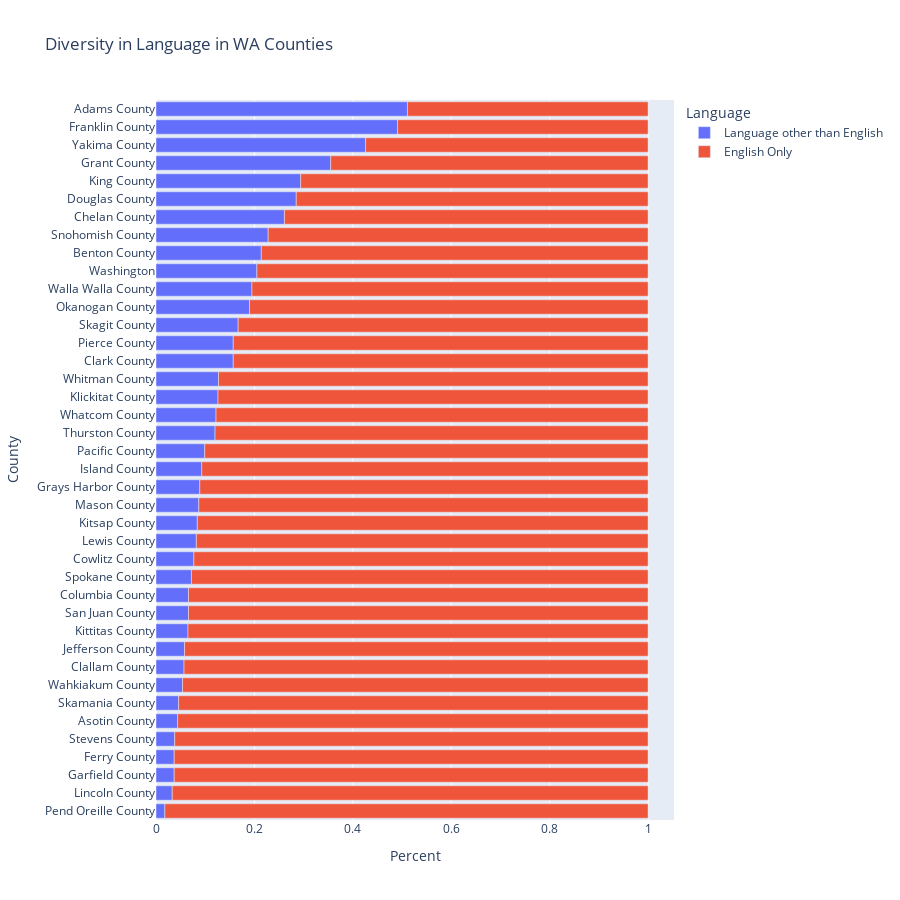

This figure's notebook cell:
### Code cell
fig = px.bar(lang_data, x="Percent", y="County", color="Language", title="Diversity in Language in WA Counties", height=900)
fig.show()

### Figure 1 — Plotly figure (JSON) as saved in the notebook; plotly's stock layout.template omitted (floating-point values rounded to 4 significant figures)
{"data": [{"alignmentgroup": "True", "hovertemplate": "Language=Language other than English<br>Percent=%{x}<br>County=%{y}<extra></extra>", "legendgroup": "Language other than English", "marker": {"color": "#636efa", "pattern": {"shape": ""}}, "name": "Language other than English", "offsetgroup": "Language other than English", "orientation": "h", "showlegend": true, "textposition": "auto", "type": "bar", "x": [0.018, 0.033, 0.037, 0.037, 0.038, 0.044, 0.046, 0.054, 0.057, 0.058, 0.065, 0.066, 0.066, 0.072, 0.077, 0.082, 0.084, 0.087, 0.089, 0.093, 0.099, 0.12, 0.122, 0.126, 0.127, 0.157, 0.157, 0.167, 0.19, 0.195, 0.205, 0.214, 0.228, 0.261, 0.285, 0.294, 0.355, 0.426, 0.491, 0.511], "xaxis": "x", "y": ["Pend Oreille County", "Lincoln County", "Garfield County", "Ferry County", "Stevens County", "Asotin County", "Skamania County", "Wahkiakum County", "Clallam County", "Jefferson County", "Kittitas County", "San Juan County", "Columbia County", "Spokane County", "Cowlitz County", "Lewis County", "Kitsap County", "Mason County", "Grays Harbor County", "Island County", "Pacific County", "Thurston County", "Whatcom County", "Klickitat County", "Whitman County", "Clark County", "Pierce County", "Skagit County", "Okanogan County", "Walla Walla County", "Washington", "Benton County", "Snohomish County", "Chelan County", "Douglas County", "King County", "Grant County", "Yakima County", "Franklin County", "Adams County"], "yaxis": "y"}, {"alignmentgroup": "True", "hovertemplate": "Language=English Only<br>Percent=%{x}<br>County=%{y}<extra></extra>", "legendgroup": "English Only", "marker": {"color": "#EF553B", "pattern": {"shape": ""}}, "name": "English Only", "offsetgroup": "English Only", "orientation": "h", "showlegend": true, "textposition": "auto", "type": "bar", "x": [0.489, 0.509, 0.574, 0.645, 0.706, 0.715, 0.739, 0.772, 0.786, 0.795, 0.805, 0.81, 0.833, 0.843, 0.843, 0.873, 0.874, 0.878, 0.88, 0.901, 0.907, 0.911, 0.913, 0.916, 0.918, 0.923, 0.928, 0.934, 0.934, 0.935, 0.942, 0.943, 0.946, 0.954, 0.956, 0.962, 0.963, 0.963, 0.967, 0.982], "xaxis": "x", "y": ["Adams County", "Franklin County", "Yakima County", "Grant County", "King County", "Douglas County", "Chelan County", "Snohomish County", "Benton County", "Washington", "Walla Walla County", "Okanogan County", "Skagit County", "Pierce County", "Clark County", "Whitman County", "Klickitat County", "Whatcom County", "Thurston County", "Pacific County", "Island County", "Grays Harbor County", "Mason County", "Kitsap County", "Lewis County", "Cowlitz County", "Spokane County", "Columbia County", "San Juan County", "Kittitas County", "Jefferson County", "Clallam County", "Wahkiakum County", "Skamania County", "Asotin County", "Stevens County", "Ferry County", "Garfield County", "Lincoln County", "Pend Oreille County"], "yaxis": "y"}], "layout": {"barmode": "relative", "height": 900, "legend": {"title": {"text": "Language"}, "tracegroupgap": 0}, "title": {"text": "Diversity in Language in WA Counties"}, "xaxis": {"anchor": "y", "domain": [0, 1], "title": {"text": "Percent"}}, "yaxis": {"anchor": "x", "domain": [0, 1], "title": {"text": "County"}}}}
